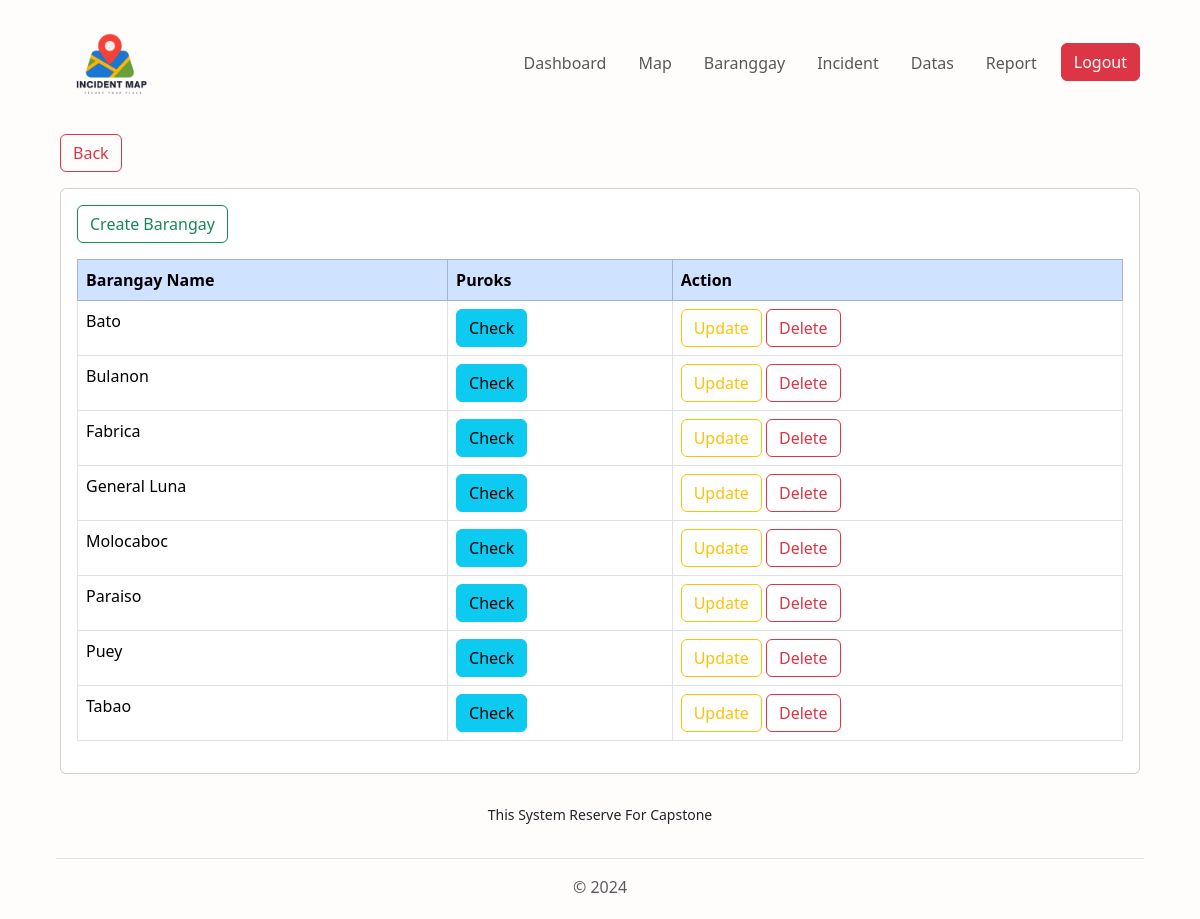
Page /view/pages/admin/baranggay.php (signed in) on the committed database.
### tables this page shows
CREATE TABLE `tbl_baranggay` (
  `id` int(255) NOT NULL,
  `baranggay_name` varchar(255) NOT NULL
);

### connection/connection.php (called while the page is built, shortened)
<?php
class config {
    public function __construct(){
        $dsn = "mysql:host=".H.";dbname=".DB;
        $username = U;
        $password = P;
        try {
            $this->pdo = new PDO($dsn, $username, $password);
        } catch (PDOException $e) {
            die("Connection failed: " . $e->getMessage());
        }
    }
}
?>

### controller/AdminController.php (called while the page is built, shortened)
<?php
require_once('../../../services/AdminService.php');
$adminService = new AdminServices();
?>

### services/AdminService.php (called while the page is built, shortened)
<?php
require_once("../../../connection/connection.php");
class AdminServices extends config {
    public function getAllBaranggay() {
        try {
            $query = "SELECT `id`, `baranggay_name` FROM `tbl_baranggay` WHERE 1;
                        ";
            $stmt = $this->pdo->prepare($query);
            $stmt->execute();
            $brgy =  $stmt->fetchAll(PDO::FETCH_ASSOC);
            return $brgy;
        } catch (PDOException $e) {
            echo "Error: " . $e->getMessage();
        }
    }
}
?>

### view/pages/admin/baranggay.php (the view, shortened to what this page needs)
<?php
require_once('../../../controller/AdminController.php');
$getAllBaranggay = $adminService->getAllBaranggay();
require_once('../../components/header.php');
?>
<div class="container-fluid mt-2">
    <a href="baranggay_data.php" class="btn btn-outline-danger mb-3">Back</a>
    <div class="card p-3">
        <div class="mb-3">
                <button class="btn btn-outline-success" data-bs-toggle="modal" data-bs-target="#createBaranggayModal">
                Create Barangay
            </button>
        </div>
        <table class="table table-bordered rounded">
            <thead class="table-primary">
                <tr class="rounded">
                    <th scope="col">Barangay Name</th>
                    <th scope="col">Puroks</th>
                    <th scope="col">Action</th>
                </tr>
            </thead>
            <tbody>
                <?php foreach ($getAllBaranggay as $barangay): ?>
                <tr>
                    <td><?php echo $barangay['baranggay_name']; ?></td>
                    <td><a href="purok.php?baranggay=<?php echo $barangay['baranggay_name']; ?>" class="btn btn-info">Check</a></td>
                    <td>
                        <button class="btn btn-outline-warning" data-bs-toggle="modal" data-bs-target="#updateBaranggayModal" onclick="openUpdateModal(<?php echo $barangay['id']; ?>, '<?php echo $barangay['baranggay_name']; ?>')">
                            Update
                        </button>
                        <button class="btn btn-outline-danger" data-bs-toggle="modal" data-bs-target="#deleteBaranggayModal" onclick="setDeleteId(<?php echo $barangay['id']; ?>)">
                            Delete
                        </button>
                    </td>
                </tr>
                <?php endforeach; ?>
            </tbody>
        </table>
    </div>
</div>
<?php require_once('../../components/footer.php'); ?>
<?php require_once('../../components/footer.php'); ?>

### rows in the picture
tbl_baranggay: baranggay_name "Bato"
tbl_baranggay: baranggay_name "Bulanon"
tbl_baranggay: baranggay_name "Fabrica"
tbl_baranggay: baranggay_name "General Luna"
tbl_baranggay: baranggay_name "Molocaboc"
tbl_baranggay: baranggay_name "Paraiso"
tbl_baranggay: baranggay_name "Puey"
tbl_baranggay: baranggay_name "Tabao"
